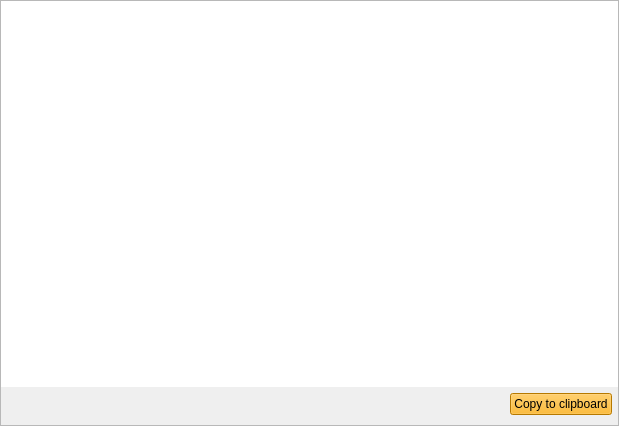
<?xml version="1.0" encoding="UTF-8"?>
<ui version="4.0">
 <class>LogFrame</class>
 <widget class="QFrame" name="LogFrame">
  <property name="geometry">
   <rect>
    <x>0</x>
    <y>0</y>
    <width>619</width>
    <height>426</height>
   </rect>
  </property>
  <property name="windowTitle">
   <string>Frame</string>
  </property>
  <property name="frameShape">
   <enum>QFrame::StyledPanel</enum>
  </property>
  <property name="frameShadow">
   <enum>QFrame::Raised</enum>
  </property>
  <layout class="QVBoxLayout" name="verticalLayout">
   <property name="leftMargin">
    <number>0</number>
   </property>
   <property name="topMargin">
    <number>0</number>
   </property>
   <property name="rightMargin">
    <number>0</number>
   </property>
   <property name="bottomMargin">
    <number>10</number>
   </property>
   <item>
    <widget class="QTextEdit" name="textEdit">
     <property name="frameShape">
      <enum>QFrame::NoFrame</enum>
     </property>
     <property name="readOnly">
      <bool>true</bool>
     </property>
    </widget>
   </item>
   <item>
    <layout class="QHBoxLayout" name="horizontalLayout">
     <property name="leftMargin">
      <number>6</number>
     </property>
     <property name="topMargin">
      <number>0</number>
     </property>
     <property name="rightMargin">
      <number>6</number>
     </property>
     <property name="bottomMargin">
      <number>0</number>
     </property>
     <item>
      <spacer name="horizontalSpacer">
       <property name="orientation">
        <enum>Qt::Horizontal</enum>
       </property>
       <property name="sizeHint" stdset="0">
        <size>
         <width>40</width>
         <height>20</height>
        </size>
       </property>
      </spacer>
     </item>
     <item>
      <widget class="QPushButton" name="copyButton">
       <property name="styleSheet">
        <string notr="true">background-color: rgb(255, 170, 0);</string>
       </property>
       <property name="text">
        <string>Copy to clipboard</string>
       </property>
      </widget>
     </item>
    </layout>
   </item>
  </layout>
 </widget>
 <resources/>
 <connections>
  <connection>
   <sender>copyButton</sender>
   <signal>clicked()</signal>
   <receiver>LogFrame</receiver>
   <slot>copyToClipboard()</slot>
   <hints>
    <hint type="sourcelabel">
     <x>549</x>
     <y>401</y>
    </hint>
    <hint type="destinationlabel">
     <x>309</x>
     <y>212</y>
    </hint>
   </hints>
  </connection>
 </connections>
 <slots>
  <slot>copyToClipboard()</slot>
 </slots>
</ui>
